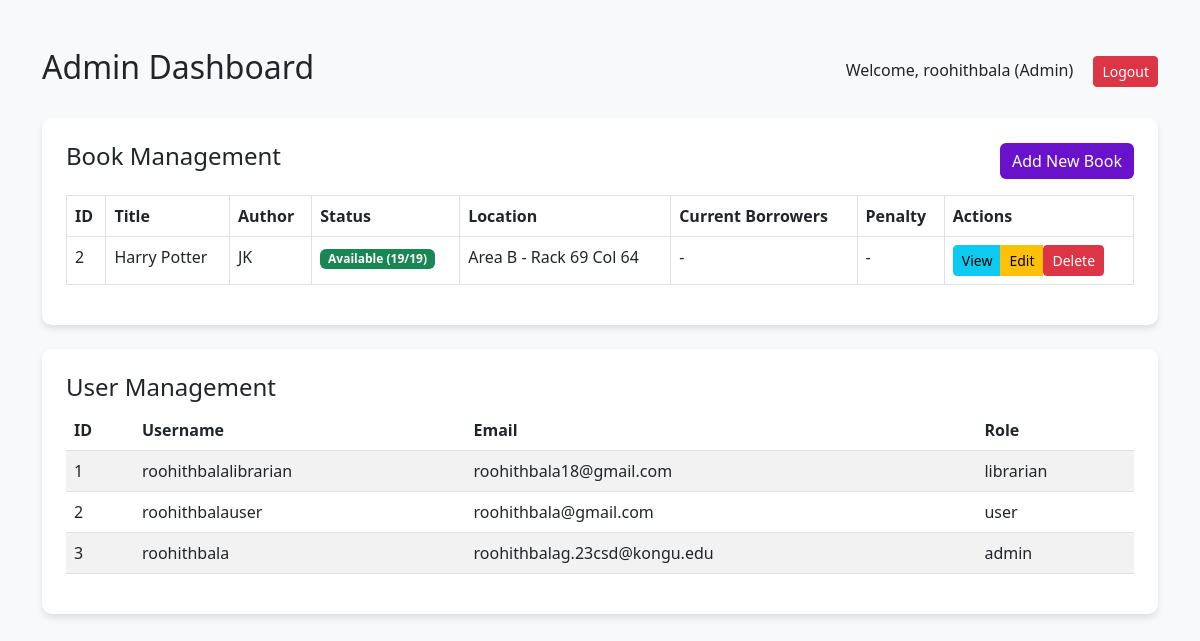
Page /admin (signed in) on the earlier database version.
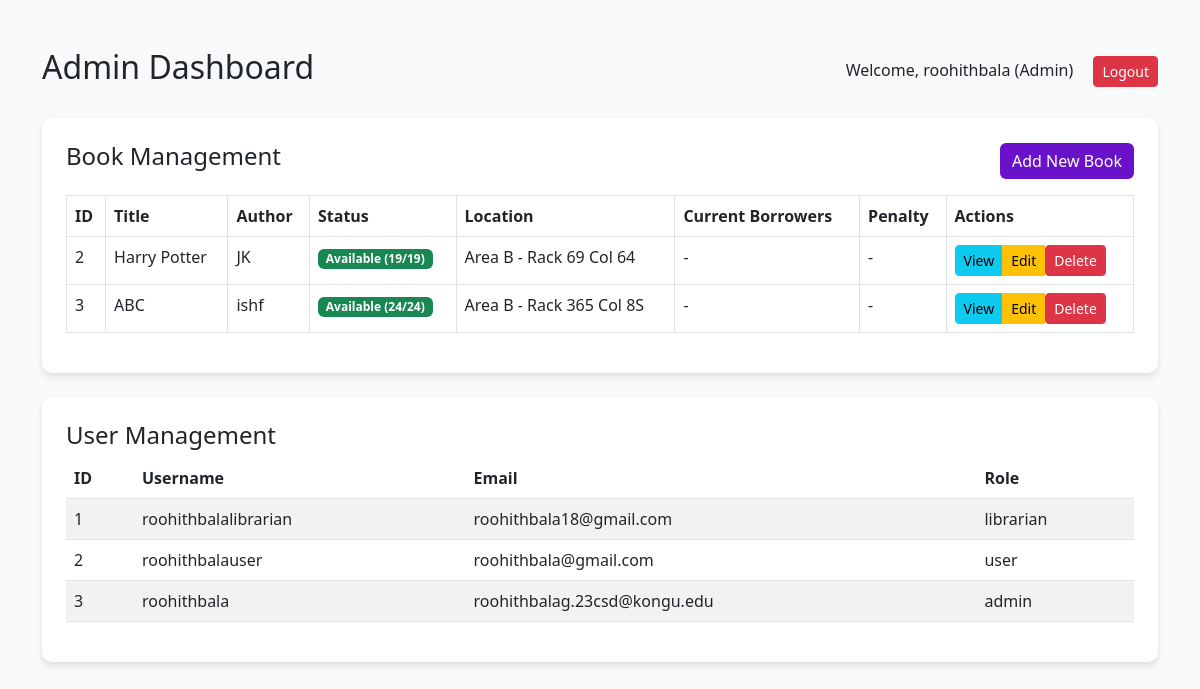
Same page on the later database version.
### tables this page shows
CREATE TABLE books (
            id INTEGER PRIMARY KEY AUTOINCREMENT,
            title TEXT NOT NULL,
            author TEXT NOT NULL,
            category TEXT NOT NULL,
            publication_year INTEGER,
            isbn TEXT UNIQUE NOT NULL,
            added_by TEXT,
            main_area TEXT,
            rack_no TEXT,
            column_no TEXT,
            total_copies INTEGER DEFAULT 1,
            available_copies INTEGER DEFAULT 1
        );

CREATE TABLE users (
            id INTEGER PRIMARY KEY AUTOINCREMENT,
            username TEXT UNIQUE NOT NULL,
            email TEXT UNIQUE NOT NULL,
            password TEXT NOT NULL,
            role TEXT NOT NULL DEFAULT 'user'
        );

### app.py (the view)
@app.route("/admin")
def admin_dashboard():
    if "user_id" not in session or session.get("role") != "admin":
        flash("Access Denied! Only Admins can access this page.", "danger")
        return redirect(url_for("home"))
    with get_db_connection() as conn:
        books = conn.execute("""
            SELECT b.*,
                   COUNT(DISTINCT bc.copy_id) as total_copies,
                   SUM(CASE WHEN bc.status = 'Available' THEN 1 ELSE 0 END) as available_copies,
                   GROUP_CONCAT(DISTINCT
                       CASE WHEN bc.status = 'Taken'
                       THEN u.username || ' (Due: ' || bc.due_date ||
                            CASE WHEN date(bc.due_date) < date('now')
                                 THEN ', Overdue)' ELSE ')' END
                       END) as current_borrowers,
                   MAX(CASE WHEN bc.status = 'Taken' THEN bc.penalty ELSE 0 END) as max_penalty
            FROM books b
            LEFT JOIN book_copies bc ON b.id = bc.book_id
            LEFT JOIN users u ON bc.borrowed_by = u.id
            GROUP BY b.id
        """).fetchall()
        users = conn.execute("""
            SELECT u.*,
                   COUNT(DISTINCT bc.copy_id) as borrowed_books,
                   SUM(bc.penalty) as total_penalties
            FROM users u
            LEFT JOIN book_copies bc ON u.id = bc.borrowed_by
            GROUP BY u.id
        """).fetchall()
    return render_template("admin_dashboard.html", books=books, users=users)

### app.py (called while the page is built)
def get_db_connection():
    conn = sqlite3.connect(DATABASE)
    conn.row_factory = sqlite3.Row
    return conn

### templates/admin_dashboard.html (shortened to what this page needs)
<!DOCTYPE html>
<html lang="en">
<head>
    <link rel="stylesheet" href="https://cdn.jsdelivr.net/npm/bootstrap@5.3.0/dist/css/bootstrap.min.css">
</head>
<body class="container mt-5">
    <header class="d-flex justify-content-between align-items-center mb-4">
        <h2>Admin Dashboard</h2>
        <nav>
            <span>Welcome, {{ session["username"] }} (Admin)</span>
            <a href="{{ url_for('logout') }}" class="btn btn-danger btn-sm ms-3">Logout</a>
        </nav>
    </header>
    <div class="card p-4 mb-4">
        <div class="d-flex justify-content-between align-items-center mb-3">
            <h4>Book Management</h4>
            <a href="{{ url_for('add_book_route') }}" class="btn btn-success">Add New Book</a>
        </div>
        <table class="table table-bordered table-hover">
            <thead>
                <tr>
                    <th>ID</th>
                    <th>Title</th>
                    <th>Author</th>
                    <th>Status</th>
                    <th>Location</th>
                    <th>Current Borrowers</th>
                    <th>Penalty</th>
                    <th>Actions</th>
                </tr>
            </thead>
            <tbody>
                {% for book in books %}
                <tr>
                    <td>{{ book.id }}</td>
                    <td>{{ book.title }}</td>
                    <td>{{ book.author }}</td>
                    <td>
                        <span class="badge {% if book.available_copies > 0 %}bg-success{% else %}bg-danger{% endif %}">
                            {{ "Available" if book.available_copies > 0 else "Taken" }}
                            ({{ book.available_copies }}/{{ book.total_copies }})
                        </span>
                    </td>
                    <td>{{ book.main_area }} - Rack {{ book.rack_no }} Col {{ book.column_no }}</td>
                    <td>
                        {% if book.current_borrowers %}
                            {{ book.current_borrowers }}
                        {% else %}
                            -
                        {% endif %}
                    </td>
                    <td>
                        {% if book.max_penalty > 0 %}
                            <span class="text-danger">₹{{ "%.2f"|format(book.max_penalty) }}</span>
                        {% else %}
                            -
                        {% endif %}
                    </td>
                    <td>
                        <div class="btn-group">
                            <a href="{{ url_for('view_book', book_id=book.id) }}"
                               class="btn btn-info btn-sm">View</a>
                            <a href="{{ url_for('update_book_route', book_id=book.id) }}"
                               class="btn btn-warning btn-sm">Edit</a>
                            <form method="POST"
                                  action="{{ url_for('delete_book_route', book_id=book.id) }}"
                                  class="d-inline"
                                  onsubmit="return confirm('Are you sure you want to delete this book?');">
                                <button type="submit" class="btn btn-danger btn-sm">Delete</button>
                            </form>
                        </div>
                    </td>
                </tr>
                {% endfor %}
            </tbody>
        </table>
    </div>
    <div class="card p-4">
        <h4>User Management</h4>
        <table class="table table-striped table-hover">
            <thead>
                <tr>
                    <th>ID</th>
                    <th>Username</th>
                    <th>Email</th>
                    <th>Role</th>
                </tr>
            </thead>
            <tbody>
                {% for user in users %}
                <tr>
                    <td>{{ user.id }}</td>
                    <td>{{ user.username }}</td>
                    <td>{{ user.email }}</td>
                    <td>{{ user.role }}</td>
                </tr>
                {% endfor %}
            </tbody>
        </table>
    </div>
</body>
</html>

### templates/admin_dashboard.html (style rules this page uses)
body { background-color: #f8f9fa; }
.card { border: none; border-radius: 10px; box-shadow: 0 4px 6px rgba(0, 0, 0, 0.1); }
.btn-success { background-color: #6a11cb; border: none; }
.table thead { background-color: #343a40; color: white; }

Differences in the rows shown:
added books: id "3", title "ABC", author "ishf", available_copies "Available", available_copies "24", total_copies "24", main_area "Area B", rack_no "365", column_no "8S"
